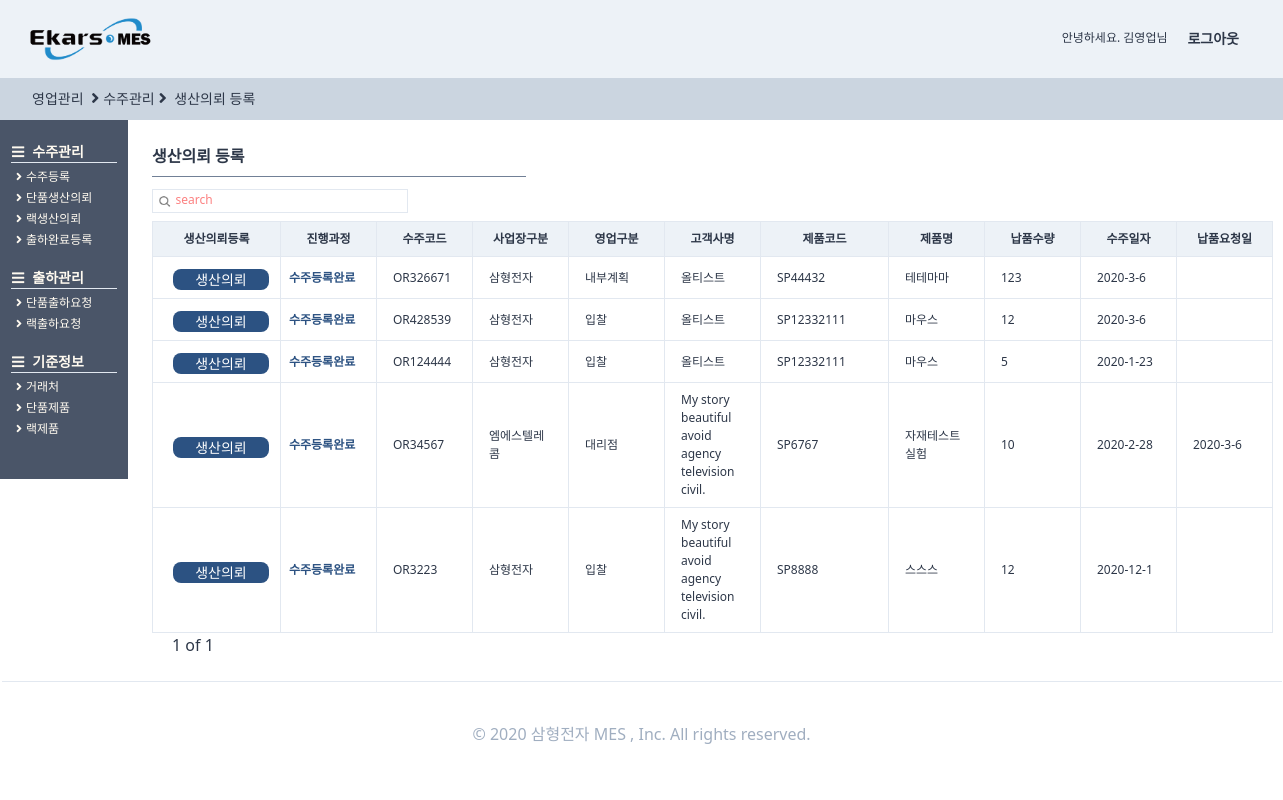
/orders/orderproduce/ (signed in), run on an earlier commit of the app's database.
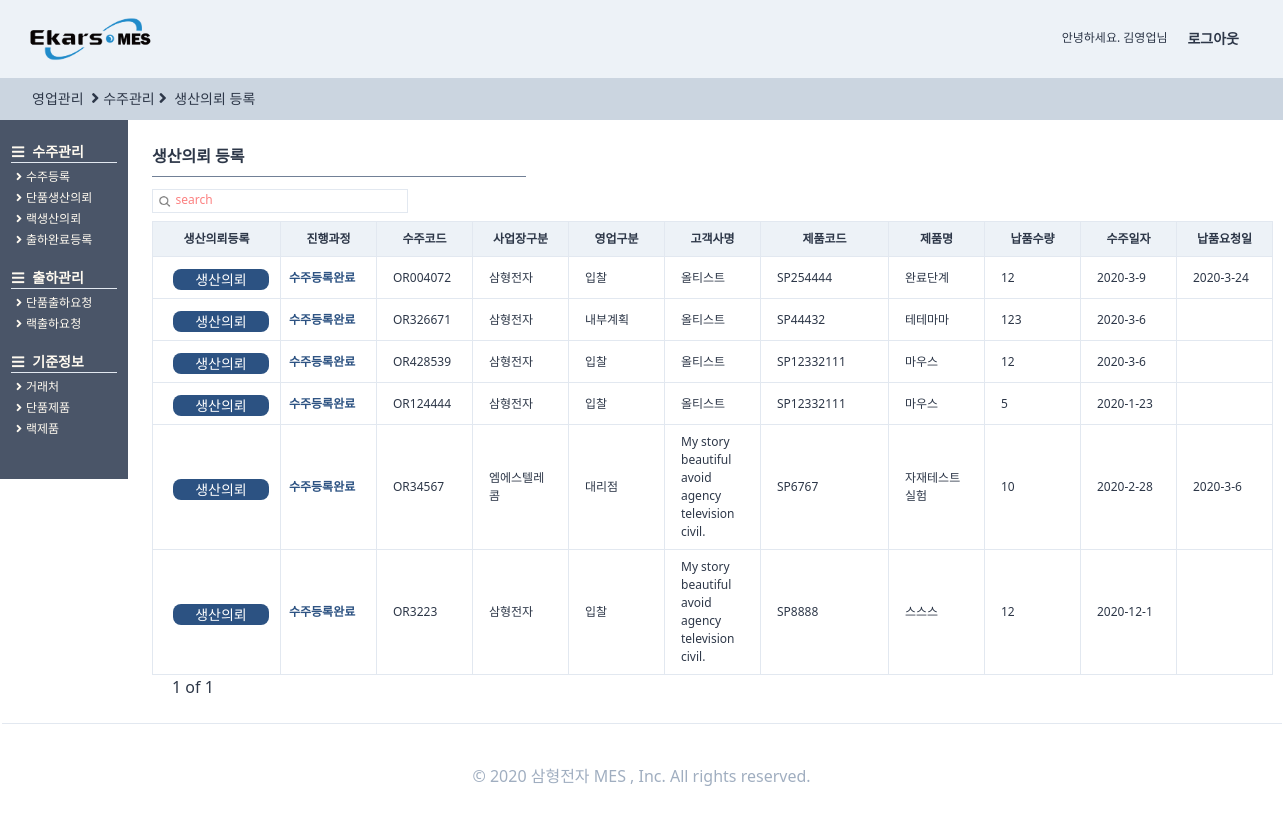
And on a later commit of the database.
### users/models.py (models this page shows)
class User(AbstractUser,TimeStampedModel):
    부서 = models.ForeignKey(
        "Part", related_name="user", on_delete=models.CASCADE, null=True
    )
    class Meta:
        verbose_name = "사용자"
        verbose_name_plural = "사용자"
    def __str__(self):
        return self.first_name

### orders/models.py (models this page shows, shortened)
class OrderRegister(TimeStampedModel):
    입찰 = "입찰"
    대리점 = "대리점"
    AS = "A/S"
    내부계획 = "내부계획"
    영업구분_CHOICES = ((입찰, "입찰"), (대리점, "대리점"), (AS, "A/S"), (내부계획, "내부계획"))
    삼형전자 = "삼형전자"
    엠에스텔레콤 = "엠에스텔레콤"
    사업장구분_CHOICES = (
        (삼형전자, "삼형전자"),
        (엠에스텔레콤, "엠에스텔레콤"),
    )
    출하완료 = "출하완료"
    출하미완료 = "출하미완료"
    출하구분_CHOICES = (
        (출하완료, "출하완료"),
        (출하미완료, "출하미완료"),
    )
    단품 = "단품"
    랙 = "랙"
    제품구분_CHOICES = (
        (단품, "단품"),
        (랙, "랙"),
    )
    랙생산의뢰 = models.ForeignKey(
        "self", related_name="단품생산의뢰", on_delete=models.SET_NULL, null=True, blank=True
    )
    작성자 = models.ForeignKey(
        users_models.User,
        related_name="수주등록",
        on_delete=models.SET_NULL,
        null=True,
        blank=True,
    )
    수주코드 = models.CharField(max_length=50)
    영업구분 = models.CharField(choices=영업구분_CHOICES, max_length=10, blank=True, default=입찰)
    제품구분 = models.CharField(choices=제품구분_CHOICES, max_length=10, blank=True, default=단품)
    사업장구분 = models.CharField(
        choices=사업장구분_CHOICES, max_length=10, blank=True, default=삼형전자
    )
    수주일자 = models.DateField(auto_now=False, auto_now_add=False)
    고객사명 = models.ForeignKey(
        SI_models.CustomerPartner,
        related_name="수주등록",
        on_delete=models.SET_NULL,
        null=True,
        blank=True,
    )
    현장명 = models.CharField(max_length=50)
    납품요청일 = models.DateField(auto_now=False, auto_now_add=False, blank=True, null=True)
    납품수량 = models.IntegerField()
    특이사항 = models.TextField(blank=True)
    단품모델 = models.ForeignKey(
        SI_models.SingleProduct,
        related_name="수주등록",
        on_delete=models.SET_NULL,
        null=True,
        blank=True,
    )
    랙모델 = models.ForeignKey(
        SI_models.RackProduct,
        related_name="수주등록",
        on_delete=models.SET_NULL,
        null=True,
        blank=True,
    )
    출하구분 = models.CharField(
        choices=출하구분_CHOICES, max_length=10, blank=True, default=출하미완료
    )
    class Meta:
        verbose_name = "수주등록"
        verbose_name_plural = "수주등록"
    def process(self):
        try:
            pro = self.생산요청
            try:
                cess = self.생산요청.생산계획.현재공정
                pro = self.생산요청.생산계획.현재공정달성율
                try:
                    pro = self.생산요청.생산계획.작업지시서.작업지시서등록.최종검사
                    try:
                        pro = self.생산요청.생산계획.작업지시서.작업지시서등록.최종검사.최종검사등록
                        return "최종검사완료"
                    except:
                        return "최종검사의뢰완료"
                except:
                    return f"생산중({cess}:{pro})"
            except:
                return "생산의뢰완료"
        except:
            return "수주등록완료"

### StandardInformation/models.py (models this page shows, shortened)
class CustomerPartner(TimeStampedModel):
    고객 = "고객"
    대리점 = "대리점"
    공급처 = "공급처"
    거래처_CHOICES = (
        (고객, "고객"),
        (대리점, "대리점"),
        (공급처, "공급처"),
    )
    고객작성자 = models.ForeignKey(
        "users.User", related_name="고객거래처작성자", on_delete=models.SET_NULL, null=True
    )
    작성일 = models.DateField(auto_now=True, auto_now_add=False)
    거래처구분 = models.CharField(choices=거래처_CHOICES, max_length=4, default=공급처)
    거래처코드 = models.CharField(max_length=50, null=True)
    거래처명 = models.CharField(max_length=70, null=True)
    사업자등록번호 = models.CharField(max_length=50, null=True)
    고객담당자 = models.ForeignKey(
        "users.User", related_name="고객거래처담당자", on_delete=models.SET_NULL, null=True
    )
    연락처 = models.CharField(max_length=50, blank=True)
    이메일 = models.EmailField(max_length=254)
    사업장주소 = models.CharField(max_length=70, blank=True, null=True)
    사업자등록증첨부 = models.FileField(blank=True, null=True)
    특이사항 = models.TextField(blank=True, null=True)
    사용여부 = models.BooleanField(default=False)
    class Meta:
        verbose_name = "고객"
        verbose_name_plural = "고객"
    def __str__(self):
        return self.거래처명

class SingleProduct(TimeStampedModel):
    작성자 = models.ForeignKey(
        "users.User", related_name="단품제품작성자", on_delete=models.SET_NULL, null=True
    )
    작성일 = models.DateField(auto_now=True, auto_now_add=False)
    모델코드 = models.CharField(max_length=80, blank=True)
    모델명 = models.CharField(max_length=30, blank=True)
    규격 = models.CharField(max_length=80, blank=True)
    단위 = models.CharField(max_length=10, blank=True)
    단가 = models.IntegerField(null=True)
    class Meta:
        verbose_name = "단품제품"
        verbose_name_plural = "단품제품"

### orders/views.py (the view, shortened to what this page needs)
# urls.py: path("orderproduce/", views.orderproduce, name="orderproduce"),
def orderproduce(request):
    user = request.user
    search = request.GET.get("search")
    if search is None:
        s_order = []
        order = (
            models.OrderRegister.objects.filter(작성자=user)
            .filter(출하구분="출하미완료")
            .filter(제품구분="단품")
            .order_by("-created")
        )
        for s in order:
            if s.process() == "수주등록완료":
                s_order.append(s)
            else:
                pass
        s_bool = False
    pagediv = 7
    totalpage = int(math.ceil(len(s_order) / pagediv))
    paginator = Paginator(s_order, pagediv, orphans=0)
    page = request.GET.get("page", "1")
    s_order = paginator.get_page(page)
    nextpage = int(page) + 1
    previouspage = int(page) - 1
    notsamebool = True
    nonpage = False
    if totalpage == 0:
        nonpage = True
    if int(page) == totalpage:
        notsamebool = False
    if (search is None) or (search == ""):
        search = "search"
    return render(
        request,
        "orders/orderproduce.html",
        {
            "s_order": s_order,
            "search": search,
            "page": page,
            "totalpage": totalpage,
            "notsamebool": notsamebool,
            "nextpage": nextpage,
            "previouspage": previouspage,
            "s_bool": s_bool,
            "nonpage": nonpage,
        },
    )

### templates/orders/orderproduce.html (shortened to what this page needs)
{%extends "orders/ordershome.html"%}
{%load static%}
{%block head_title%}
<i class="fas fa-angle-right mx-1 text-base"></i>수주관리<i class="fas fa-angle-right text-base mx-1"></i>
<a href="{%url "orders:orderproduce"%}" class="hover:font-bold">
    생산의뢰 등록
</a>
{%endblock head_title %}
{%block main_contens%}
<div class="w-11/12 h-full ml-32 -mt-6 font-normal pt-12 flex flex-row">
    <div class="flex flex-col p-6 w-full ">
        <span class="border-b w-1/3 mb-3 border-gray-600 pb-2 font-semibold text-base">생산의뢰 등록 </span>
        <div class="w-64 border h-6 mb-2">
            <form method="get" action="" class="w-full flex ">
                <button class="w-4 h-4 mt-1 ml-1  rounded-xl bg-cover bg-center"
                    style="background-image:url({% static 'img/search.png' %});"></button>
                <input name="search" placeholder={{search}}
                    class="ml-1 w-full border-none search-box text-xs font-medium placeholder-red-400 focus: outline-none" />
            </form>
        </div>
        <div class="flex ">
            <div class="flew flex-col">
                <table class="table-fixed font-light text-xs w-full">
                    <thead>
                        <tr>
                            <th class="border bg-gray-200 px-2 py-2 w-32">생산의뢰등록</th>
                            <th class="border bg-gray-200 px-2 py-2 w-24">진행과정</th>
                            <th class="border bg-gray-200 px-4 py-2 w-24">수주코드</th>
                            <th class="border bg-gray-200 px-4 py-2 w-24">사업장구분</th>
                            <th class="border bg-gray-200 px-4 py-2 w-24">영업구분</th>
                            <th class="border bg-gray-200 px-4 py-2 w-24">고객사명</th>
                            <th class="border bg-gray-200 px-4 py-2 w-32">제품코드</th>
                            <th class="border bg-gray-200 px-4 py-2 w-24">제품명</th>
                            <th class="border bg-gray-200 px-4 py-2 w-24">납품수량</th>
                            <th class="border bg-gray-200 px-4 py-2 w-24">수주일자</th>
                            <th class="border bg-gray-200 px-4 py-2 w-24">납품요청일</th>
                        </tr>
                    </thead>
                    <tbody>
                        {%for list in s_order%}
                        <tr>
                            <td class="border px-2 py-2 font-bold
                            text-blue-800 justify-center">
                                <a href="{%url "orders:orderproduceregister" list.pk %}">
                                    <div class="btn-link hover:bg-teal-800 hover:font-bold mt-1 mb-0 ml-3">생산의뢰
                                    </div>
                                </a>
                            </td>
                            <td class="border px-2 py-2 font-bold
                            text-blue-800 ">
                                {{list.process}}</td>
                            <td class="border px-4 py-2  hover:text-blue-700 hover:font-bold "><a
                                    href="{%url "orders:orderdetail" list.pk %}">
                                    {{list.수주코드}}</a></td>
                            <td class="border px-4 py-2">{{list.사업장구분}}</td>
                            <td class="border px-4 py-2">{{list.영업구분}}</td>
                            <td class="border px-4 py-2">{{list.고객사명}}</td>
                            {%if list.제품구분 == "단품"%}
                            <td class="border px-4 py-2">{{list.단품모델.모델코드}}</td>
                            <td class="border px-4 py-2">{{list.단품모델.모델명}}</td>
                            {%else%}
                            <td class="border px-4 py-2">{{list.랙모델.랙시리얼코드}}</td>
                            <td class="border px-4 py-2">{{list.랙모델.랙모델명}}</td>
                            {%endif%}
                            <td class="border px-4 py-2">{{list.납품수량}}</td>
                            <td class="border px-4 py-2">
                                {{list.수주일자.year}}-{{list.수주일자.month}}-{{list.수주일자.day}}</td>
                            <td class="border px-4 py-2">
                                {%if list.납품요청일 is None%}
                                {%else%}
                                {{list.납품요청일.year}}-{{list.납품요청일.month}}-{{list.납품요청일.day}}{%endif%}</td>
                        </tr>
                        {%endfor%}
                    </tbody>
                </table>
                {%if nonpage%}
                {%else%}
                <div class="flex ml-2">
                    <span class="mx-3 font-medium  text-base">{{page}} of
                        {{totalpage}}</span>
                </div>
                {%endif%}
            </div>
        </div>
    </div>
</div>
</div>
{%endblock main_contens %}

### templates/orders/ordershome.html (shortened to what this page needs)
{%extends "base.html"%}
{%load static%}
{% block content %}
<div class="w-full bg-gray-400 h-10 items-center -mt-4 font-normal fixed justify-center text-sm py-2 pl-8 ">
    <a class="hover:font-bold" href="{% url "core:home"%}">
        <div class="">영업관리
    </a>{%block head_title%} {%endblock head_title %}</div>
<div class="flex">
    <div class="w-32 mx-auto h-10/12 fixed items-center font-semibold justify-center pt-5 bg-gray-700 mt-6">
        <div class="font-base text-sm text-left text-orange-100 py-px">
            <i class="fas fa-bars mr-2 ml-3"></i>수주관리
            <div class="border-t h-px w-10/12 self-center mx-auto py-px "></div>
            <div class="text-left ml-4 mb-4">
                <div>
                    <a href="{%url "orders:orderregister"%}">
                        <span class=" font-light text-xs text-orange-100 hover:font-bold">
                            <i class="fas fa-angle-right mr-1"></i></i>수주등록</span></a></div>
                <div>
                    <a href="{%url "orders:orderproduce"%}">
                        <span class=" font-light text-xs justify-center text-orange-100  hover:font-bold">
                            <i class="fas fa-angle-right mr-1"></i></i>단품생산의뢰</span></a></div>
                <div>
                    <a href="{%url "orders:orderproduceforrack"%}">
                        <span class=" font-light text-xs justify-center text-orange-100  hover:font-bold">
                            <i class="fas fa-angle-right mr-1"></i></i>랙생산의뢰</span></a></div>
                <div>
                    <a href="{%url "orders:endorder"%}">
                        <span class=" font-light text-xs justify-center text-orange-100  hover:font-bold">
                            <i class="fas fa-angle-right mr-1"></i></i>출하완료등록</span></a></div>
            </div>
        </div>
        <div class="font-base text-sm text-left text-orange-100 py-px">
            <i class="fas fa-bars mr-2 ml-3"></i>출하관리
            <div class="border-t h-px w-10/12 self-center mx-auto py-px "></div>
            <div class="text-left ml-4 mb-4">
                <div>
                    <a href="{%url "stocksingle:ordersingleout"%}">
                        <span class=" font-light text-xs text-orange-100  hover:font-bold">
                            <i class="fas fa-angle-right mr-1"></i></i>단품출하요청</span></a></div>
                <div>
                    <a href="{%url "stockrack:orderrackout"%}">
                        <span class=" font-light text-xs justify-center text-orange-100  hover:font-bold">
                            <i class="fas fa-angle-right mr-1"></i></i>랙출하요청</span></a></div>
            </div>
        </div>
        <div class="font-base text-sm text-left text-orange-100 py-px mb-10">
            <i class="fas fa-bars mr-2 ml-3"></i>기준정보
            <div class="border-t h-px w-10/12 self-center mx-auto py-px "></div>
            <div class="text-left ml-4">
                <div>
                    <a href="{%url "StandardInformation:partner"%}">
                        <span class=" font-light text-xs text-orange-100  hover:font-bold">
                            <i class="fas fa-angle-right mr-1"></i></i>거래처</span></a></div>
                <div>
                    <a href="{%url "StandardInformation:single"%}">
                        <span class=" font-light text-xs justify-center text-orange-100  hover:font-bold">
                            <i class="fas fa-angle-right mr-1"></i></i>단품제품</span></a></div>
                <div>
                    <a href="{%url "StandardInformation:rack"%}">
                        <span class=" font-light text-xs justify-center text-orange-100  hover:font-bold">
                            <i class="fas fa-angle-right mr-1"></i></i>랙제품</span></a></div>
            </div>
        </div>
    </div>
    {%block main_contens%}{%endblock main_contens %}
{%endblock content %}

### templates/base.html (shortened to what this page needs)
{% load static%}
{% load i18n %}
<!DOCTYPE html>
<html lang="en">
<head>
    <link rel="stylesheet" href="https://use.fontawesome.com/releases/v5.11.2/css/all.css">
    <link rel="stylesheet" href="{% static 'css/styles.css'%}">
    <link rel="stylesheet" href="//code.jquery.com/ui/1.12.1/themes/base/jquery-ui.css">
</head>
<body class="text-gray-800 mt-24 font-light">
    <header
        class="container bg-gray-200 max-w-full inset-0 flex items-center justify-between px-6 h-20 border-b-2 border-gray-400 fixed bg-white">
        <div class="flex items-center w-1/3">
            <a href="{% url "core:home"%}"><img class=" h-12" src="{% static 'img/logo.png'%}" /></a>
        </div>
        {% include "partials/navigation.html"%}
    </header>
    {% block content %}
    {% endblock %}
</body>
{% include "partials/footer.html"%}
</html>

### templates/partials/navigation.html
{% load static%}
<ul class="flex items-center text-sm font-medium h-full">
        {% if user.is_authenticated %}
        <div class="text-right -mr-8 text-xs h-5">안녕하세요. {{user}}님</div>
        <li class="nav_link font-semibold"><a href="{%url "users:logout"%}">로그아웃</a></li>
        {% else %}
        <li class="nav_link"><a href="{%url "users:signup"%}">Sign Up</a></li>
        {% endif %}
</ul>

### templates/partials/footer.html
{% load i18n %}
<footer class=" h-full container mx-auto text-center py-10 border-t font-medium text-gray-500">
    &copy; {% trans '2020 삼형전자 MES , Inc. All rights reserved.' %}
</footer>

What changed in the data, as far as the page shows it:
added OrderRegister: process "수주등록완료", 수주코드 "OR004072", 사업장구분 "삼형전자", 영업구분 "입찰", 고객사명 "올티스트", 단품모델.모델코드 "SP254444", 단품모델.모델명 "완료단계", 납품수량 "12", 수주일자.year "2020", 수주일자.month "3", 수주일자.day "9", 납품요청일.year "2020", 납품요청일.month "3", 납품요청일.day "24"
